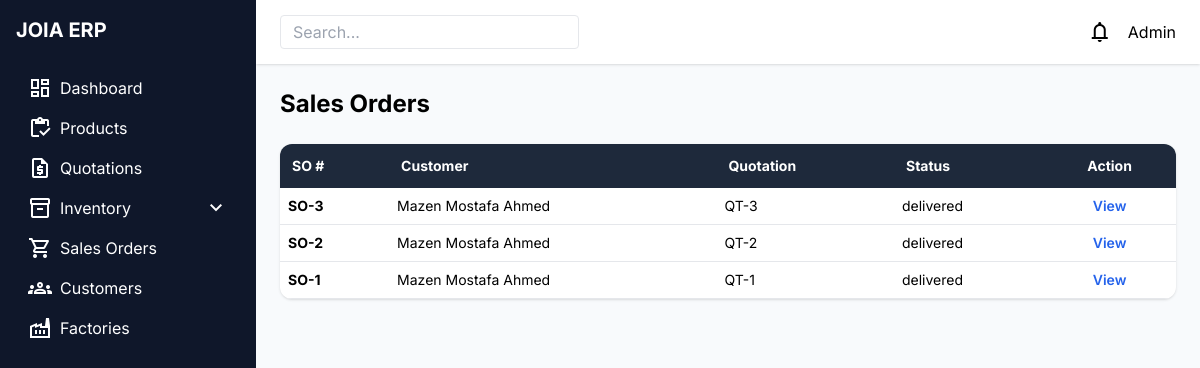
Screenshot of /orders/ with the database file from the repository.
### Sales_Order/models.py (models this page shows, shortened)
class SalesOrder(models.Model):
    customer = models.ForeignKey("customers.Customer", on_delete=models.CASCADE)
    quotation = models.OneToOneField(
        "order.Quotation",
        on_delete=models.CASCADE,
        related_name="sales_order"
    )
    status = models.CharField(
        max_length=20,
        choices=[
            ("draft", "Draft"),
            ("confirmed", "Confirmed"),
            ("shipped", "Shipped"),
            ("delivered", "Delivered"),
        ],
        default="draft"
    )
    notes = models.TextField(blank=True, null=True)
    created_at = models.DateTimeField(default=now)  # ✅ IMPORTANT

### customers/models.py (models this page shows, shortened)
class Customer(models.Model):
    code = models.CharField(max_length=50, blank=False)
    name = models.CharField(max_length=100)
    email = models.EmailField(unique=True)
    phone_number = models.CharField(max_length=20, default="")
    address = models.TextField(blank=True, null=True)
    created_at = models.DateTimeField(auto_now_add=True)

### order/models.py (models this page shows, shortened)
class Quotation(models.Model):
    quotation_number = models.PositiveIntegerField(unique=True, editable=False)
    customer = models.ForeignKey(Customer, on_delete=models.CASCADE)
    vat_percentage = models.DecimalField(max_digits=5, decimal_places=2, default=14)
    notes = models.TextField(blank=True, null=True)  # 🔥 added
    created_at = models.DateTimeField(auto_now_add=True)

### Sales_Order/views.py (the view)
# urls.py: path('', views.sales_orders_list, name='sales_orders_list'),
def sales_orders_list(request):
    orders = (
        SalesOrder.objects
        .select_related("customer", "quotation")
        .prefetch_related("lines")
        .order_by("-id")
    )
    return render(request, "sales_orders/list.html", {
        "orders": orders
    })

### templates/sales_orders/list.html
{% extends "base.html" %}
{% block content %}
<div class="max-w-7xl mx-auto">
    <h2 class="text-2xl font-bold mb-6">Sales Orders</h2>
    <div class="bg-white rounded-xl shadow overflow-x-auto">
        <table class="w-full text-sm">
            <thead class="bg-slate-800 text-white">
                <tr>
                    <th class="p-3 text-left">SO #</th>
                    <th class="p-3 text-left">Customer</th>
                    <th class="p-3 text-left">Quotation</th>
                    <th class="p-3 text-left">Status</th>
                    <th class="p-3 text-center">Action</th>
                </tr>
            </thead>
            <tbody>
                {% for order in orders %}
                <tr class="border-b hover:bg-gray-50">
                    <td class="p-2 font-bold">
                        SO-{{ order.id }}
                    </td>
                    <td class="p-2">
                        {{ order.customer.name }}
                    </td>
                    <td class="p-2">
                        QT-{{ order.quotation.quotation_number }}
                    </td>
                    <td class="p-2">
                        {{ order.status }}
                    </td>
                    <td class="p-2 text-center">
                        <a href="{% url 'sales_order_detail' order.id %}"
                           class="text-blue-600 font-semibold">
                           View
                        </a>
                    </td>
                </tr>
                {% empty %}
                <tr>
                    <td colspan="5" class="text-center p-4">
                        No Orders
                    </td>
                </tr>
                {% endfor %}
            </tbody>
        </table>
    </div>
</div>
{% endblock %}

### templates/base.html (style rules this page uses)
body { font-family: 'Inter', sans-serif; overflow-x:hidden; }

### rows the page displays
SalesOrder: id "3", customer.name "Mazen Mostafa Ahmed", quotation.quotation_number "3", status "delivered"
SalesOrder: id "2", customer.name "Mazen Mostafa Ahmed", quotation.quotation_number "2", status "delivered"
SalesOrder: id "1", customer.name "Mazen Mostafa Ahmed", quotation.quotation_number "1", status "delivered"
